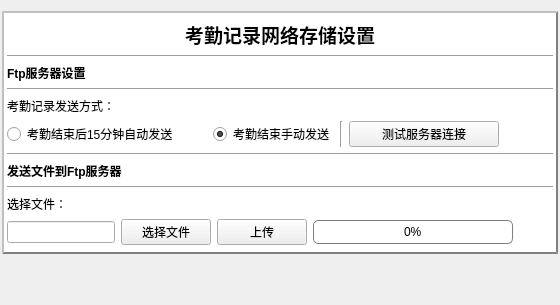
          <widget class="QWidget" name="tab_otherSetting">
           <attribute name="icon">
            <iconset resource="image.qrc">
             <normaloff>:/images/images/else/set.png</normaloff>:/images/images/else/set.png</iconset>
           </attribute>
           <attribute name="title">
            <string>其他设置</string>
           </attribute>
           <layout class="QVBoxLayout" name="verticalLayout_7">
            <property name="leftMargin">
             <number>2</number>
            </property>
            <property name="rightMargin">
             <number>2</number>
            </property>
            <item>
             <widget class="QWidget" name="widget_3" native="true">
              <property name="minimumSize">
               <size>
                <width>0</width>
                <height>100</height>
               </size>
              </property>
              <property name="styleSheet">
               <string notr="true">QWidget#widget_3
{
border: 2px solid gray; 
border-style:outset;
background-color:white;
}</string>
              </property>
              <layout class="QGridLayout" name="gridLayout_7">
               <property name="leftMargin">
                <number>5</number>
               </property>
               <property name="rightMargin">
                <number>5</number>
               </property>
               <item row="0" column="1" alignment="Qt::AlignHCenter">
                <widget class="QLabel" name="label_4">
                 <property name="font">
                  <font>
                   <family>Algerian</family>
                   <pointsize>14</pointsize>
                   <weight>75</weight>
                   <bold>true</bold>
                  </font>
                 </property>
                 <property name="text">
                  <string>考勤记录网络存储设置</string>
                 </property>
                </widget>
               </item>
               <item row="1" column="1">
                <widget class="Line" name="line_6">
                 <property name="orientation">
                  <enum>Qt::Horizontal</enum>
                 </property>
                </widget>
               </item>
               <item row="2" column="1">
                <widget class="QLabel" name="label_9">
                 <property name="font">
                  <font>
                   <weight>75</weight>
                   <bold>true</bold>
                  </font>
                 </property>
                 <property name="text">
                  <string>Ftp服务器设置</string>
                 </property>
                </widget>
               </item>
               <item row="5" column="1">
                <layout class="QHBoxLayout" name="horizontalLayout_6">
                 <item>
                  <widget class="QRadioButton" name="radioSendAuto">
                   <property name="minimumSize">
                    <size>
                     <width>200</width>
                     <height>0</height>
                    </size>
                   </property>
                   <property name="text">
                    <string>考勤结束后15分钟自动发送</string>
                   </property>
                  </widget>
                 </item>
                 <item>
                  <widget class="QRadioButton" name="radioSendManual">
                   <property name="text">
                    <string>考勤结束手动发送</string>
                   </property>
                   <property name="checked">
                    <bool>true</bool>
                   </property>
                  </widget>
                 </item>
                 <item>
                  <widget class="Line" name="line_13">
                   <property name="orientation">
                    <enum>Qt::Vertical</enum>
                   </property>
                  </widget>
                 </item>
                 <item>
                  <widget class="QPushButton" name="pushButton_3">
                   <property name="minimumSize">
                    <size>
                     <width>150</width>
                     <height>0</height>
                    </size>
                   </property>
                   <property name="text">
                    <string>测试服务器连接</string>
                   </property>
                  </widget>
                 </item>
                 <item>
                  <widget class="QLabel" name="labFtpTestResult">
                   <property name="text">
                    <string/>
                   </property>
                  </widget>
                 </item>
                 <item>
                  <spacer name="horizontalSpacer">
                   <property name="orientation">
                    <enum>Qt::Horizontal</enum>
                   </property>
                   <property name="sizeHint" stdset="0">
                    <size>
                     <width>40</width>
                     <height>20</height>
                    </size>
                   </property>
                  </spacer>
                 </item>
                </layout>
               </item>
               <item row="3" column="1">
                <widget class="Line" name="line_7">
                 <property name="orientation">
                  <enum>Qt::Horizontal</enum>
                 </property>
                </widget>
               </item>
               <item row="9" column="1">
                <widget class="QLabel" name="label_16">
                 <property name="text">
                  <string>选择文件：</string>
                 </property>
                </widget>
               </item>
               <item row="10" column="1">
                <layout class="QHBoxLayout" name="horizontalLayout_10">
                 <item>
                  <widget class="QLineEdit" name="leFileName">
                   <property name="readOnly">
                    <bool>false</bool>
                   </property>
                  </widget>
                 </item>
                 <item>
                  <widget class="QPushButton" name="selectFtpFileBtn">
                   <property name="minimumSize">
                    <size>
                     <width>90</width>
                     <height>0</height>
                    </size>
                   </property>
                   <property name="text">
                    <string>选择文件</string>
                   </property>
                  </widget>
                 </item>
                 <item>
                  <widget class="QPushButton" name="uploadFtpFileBtn">
                   <property name="minimumSize">
                    <size>
                     <width>90</width>
                     <height>0</height>
                    </size>
                   </property>
                   <property name="text">
                    <string>上传</string>
                   </property>
                  </widget>
                 </item>
                 <item alignment="Qt::AlignHCenter|Qt::AlignVCenter">
                  <widget class="QProgressBar" name="uploadProgressBar">
                   <property name="minimumSize">
                    <size>
                     <width>200</width>
                     <height>0</height>
                    </size>
                   </property>
                   <property name="styleSheet">
                    <string notr="true">
QProgressBar{
border: 1px solid grey;
border-radius: 5px;
text-align: center;
}
QProgressBar::chunk
{
background-color: #CD96CD;
width: 10px;
margin: 0.5px;
}  </string>
                   </property>
                   <property name="value">
                    <number>0</number>
                   </property>
                  </widget>
                 </item>
                 <item>
                  <spacer name="horizontalSpacer_4">
                   <property name="orientation">
                    <enum>Qt::Horizontal</enum>
                   </property>
                   <property name="sizeHint" stdset="0">
                    <size>
                     <width>40</width>
                     <height>20</height>
                    </size>
                   </property>
                  </spacer>
                 </item>
                </layout>
               </item>
               <item row="7" column="1">
                <widget class="QLabel" name="label_11">
                 <property name="font">
                  <font>
                   <weight>75</weight>
                   <bold>true</bold>
                  </font>
                 </property>
                 <property name="text">
                  <string>发送文件到Ftp服务器</string>
                 </property>
                </widget>
               </item>
               <item row="8" column="1">
                <widget class="Line" name="line_9">
                 <property name="orientation">
                  <enum>Qt::Horizontal</enum>
                 </property>
                </widget>
               </item>
               <item row="6" column="1">
                <widget class="Line" name="line_8">
                 <property name="orientation">
                  <enum>Qt::Horizontal</enum>
                 </property>
                </widget>
               </item>
               <item row="4" column="1">
                <widget class="QLabel" name="label_8">
                 <property name="text">
                  <string>考勤记录发送方式：</string>
                 </property>
                </widget>
               </item>
              </layout>
             </widget>
            </item>
            <item>
             <spacer name="verticalSpacer_2">
              <property name="orientation">
               <enum>Qt::Vertical</enum>
              </property>
              <property name="sizeHint" stdset="0">
               <size>
                <width>20</width>
                <height>40</height>
               </size>
              </property>
             </spacer>
            </item>
           </layout>
          </widget>
